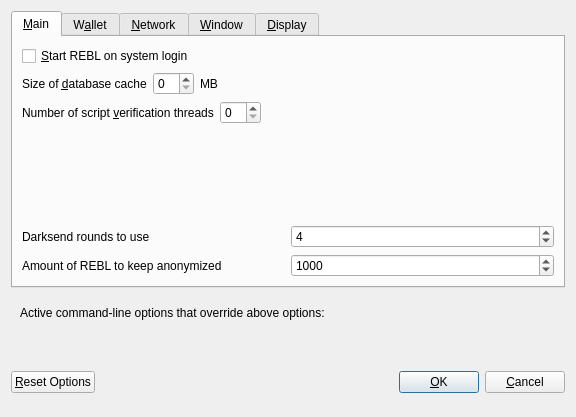
<?xml version="1.0" encoding="UTF-8"?>
<ui version="4.0">
 <class>OptionsDialog</class>
 <widget class="QDialog" name="OptionsDialog">
  <property name="geometry">
   <rect>
    <x>0</x>
    <y>0</y>
    <width>576</width>
    <height>417</height>
   </rect>
  </property>
  <property name="windowTitle">
   <string>Options</string>
  </property>
  <property name="modal">
   <bool>true</bool>
  </property>
  <layout class="QVBoxLayout" name="verticalLayout">
   <item>
    <widget class="QTabWidget" name="tabWidget">
     <property name="currentIndex">
      <number>0</number>
     </property>
     <widget class="QWidget" name="tabMain">
      <attribute name="title">
       <string>&amp;Main</string>
      </attribute>
      <layout class="QVBoxLayout" name="verticalLayout_Main">
       <item>
        <widget class="QCheckBox" name="bitcoinAtStartup">
         <property name="toolTip">
          <string>Automatically start REBL after logging in to the system.</string>
         </property>
         <property name="text">
          <string>&amp;Start REBL on system login</string>
         </property>
        </widget>
       </item>
       <item>
        <layout class="QHBoxLayout" name="horizontalLayout_2_Main">
         <item>
          <widget class="QLabel" name="databaseCacheLabel">
           <property name="text">
            <string>Size of &amp;database cache</string>
           </property>
           <property name="textFormat">
            <enum>Qt::PlainText</enum>
           </property>
           <property name="buddy">
            <cstring>databaseCache</cstring>
           </property>
          </widget>
         </item>
         <item>
          <widget class="QSpinBox" name="databaseCache"/>
         </item>
         <item>
          <widget class="QLabel" name="databaseCacheUnitLabel">
           <property name="text">
            <string>MB</string>
           </property>
           <property name="textFormat">
            <enum>Qt::PlainText</enum>
           </property>
          </widget>
         </item>
         <item>
          <spacer name="horizontalSpacer_2_Main">
           <property name="orientation">
            <enum>Qt::Horizontal</enum>
           </property>
           <property name="sizeHint" stdset="0">
            <size>
             <width>40</width>
             <height>20</height>
            </size>
           </property>
          </spacer>
         </item>
        </layout>
       </item>
       <item>
        <layout class="QHBoxLayout" name="horizontalLayout_3_Main">
         <item>
          <widget class="QLabel" name="threadsScriptVerifLabel">
           <property name="text">
            <string>Number of script &amp;verification threads</string>
           </property>
           <property name="textFormat">
            <enum>Qt::PlainText</enum>
           </property>
           <property name="buddy">
            <cstring>threadsScriptVerif</cstring>
           </property>
          </widget>
         </item>
         <item>
          <widget class="QSpinBox" name="threadsScriptVerif">
           <property name="toolTip">
            <string>(0 = auto, &lt;0 = leave that many cores free)</string>
           </property>
          </widget>
         </item>
         <item>
          <spacer name="horizontalSpacer_3_Main">
           <property name="orientation">
            <enum>Qt::Horizontal</enum>
           </property>
           <property name="sizeHint" stdset="0">
            <size>
             <width>40</width>
             <height>20</height>
            </size>
           </property>
          </spacer>
         </item>
        </layout>
       </item>
       <item>
        <spacer name="verticalSpacer_Main">
         <property name="orientation">
          <enum>Qt::Vertical</enum>
         </property>
         <property name="sizeHint" stdset="0">
          <size>
           <width>20</width>
           <height>40</height>
          </size>
         </property>
        </spacer>
       </item>
       <item>
        <layout class="QHBoxLayout" name="horizontalLayout_4_Main">
         <item>
          <widget class="QLabel" name="label">
           <property name="toolTip">
            <string>This setting determines the amount of individual masternodes that an input will be anonymized through.&lt;br/&gt;More rounds of anonymization gives a higher degree of privacy, but also costs more in fees.</string>
           </property>
           <property name="text">
            <string>Darksend rounds to use</string>
           </property>
          </widget>
         </item>
         <item>
          <widget class="QSpinBox" name="darksendRounds">
           <property name="minimum">
            <number>2</number>
           </property>
           <property name="maximum">
            <number>8</number>
           </property>
           <property name="value">
            <number>4</number>
           </property>
          </widget>
         </item>
        </layout>
       </item>
       <item>
        <layout class="QHBoxLayout" name="horizontalLayout">
         <item>
          <widget class="QLabel" name="label_2">
           <property name="toolTip">
            <string>This amount acts as a threshold to turn off Darksend once it's reached.</string>
           </property>
           <property name="statusTip">
            <string notr="true"/>
           </property>
           <property name="whatsThis">
            <string notr="true"/>
           </property>
           <property name="accessibleName">
            <string notr="true"/>
           </property>
           <property name="accessibleDescription">
            <string notr="true"/>
           </property>
           <property name="text">
            <string>Amount of REBL to keep anonymized</string>
           </property>
          </widget>
         </item>
         <item>
          <widget class="QSpinBox" name="anonymizeRebellious">
           <property name="minimum">
            <number>100</number>
           </property>
           <property name="maximum">
            <number>100000</number>
           </property>
           <property name="singleStep">
            <number>100</number>
           </property>
           <property name="value">
            <number>1000</number>
           </property>
          </widget>
         </item>
        </layout>
       </item>
      </layout>
     </widget>
     <widget class="QWidget" name="tabWallet">
      <attribute name="title">
       <string>W&amp;allet</string>
      </attribute>
      <layout class="QVBoxLayout" name="verticalLayout_Wallet">
       <item>
        <widget class="QGroupBox" name="groupBox">
         <property name="title">
          <string>Expert</string>
         </property>
         <layout class="QVBoxLayout" name="verticalLayout_2">
          <item>
           <widget class="QCheckBox" name="coinControlFeatures">
            <property name="toolTip">
             <string>Whether to show coin control features or not.</string>
            </property>
            <property name="text">
             <string>Enable coin &amp;control features</string>
            </property>
           </widget>
          </item>
          <item>
           <widget class="QCheckBox" name="showMasternodesTab">
            <property name="toolTip">
             <string>Show additional tab listing all your masternodes in first sub-tab&lt;br/&gt;and all masternodes on the network in second sub-tab.</string>
            </property>
            <property name="text">
             <string>Show Masternodes Tab</string>
            </property>
           </widget>
          </item>
          <item>
           <widget class="QCheckBox" name="spendZeroConfChange">
            <property name="toolTip">
             <string>If you disable the spending of unconfirmed change, the change from a transaction&lt;br/&gt;cannot be used until that transaction has at least one confirmation.&lt;br/&gt;This also affects how your balance is computed.</string>
            </property>
            <property name="text">
             <string>&amp;Spend unconfirmed change</string>
            </property>
           </widget>
          </item>
         </layout>
        </widget>
       </item>
       <item>
        <spacer name="verticalSpacer_Wallet">
         <property name="orientation">
          <enum>Qt::Vertical</enum>
         </property>
         <property name="sizeHint" stdset="0">
          <size>
           <width>20</width>
           <height>40</height>
          </size>
         </property>
        </spacer>
       </item>
      </layout>
     </widget>
     <widget class="QWidget" name="tabNetwork">
      <attribute name="title">
       <string>&amp;Network</string>
      </attribute>
      <layout class="QVBoxLayout" name="verticalLayout_Network">
       <item>
        <widget class="QCheckBox" name="mapPortUpnp">
         <property name="toolTip">
          <string>Automatically open the REBL client port on the router. This only works when your router supports UPnP and it is enabled.</string>
         </property>
         <property name="text">
          <string>Map port using &amp;UPnP</string>
         </property>
        </widget>
       </item>
       <item>
        <widget class="QCheckBox" name="allowIncoming">
         <property name="toolTip">
          <string>Accept connections from outside</string>
         </property>
         <property name="text">
          <string>Allow incoming connections</string>
         </property>
        </widget>
       </item>
       <item>
        <widget class="QCheckBox" name="connectSocks">
         <property name="toolTip">
          <string>Connect to the REBL network through a SOCKS5 proxy.</string>
         </property>
         <property name="text">
          <string>&amp;Connect through SOCKS5 proxy (default proxy):</string>
         </property>
        </widget>
       </item>
       <item>
        <layout class="QHBoxLayout" name="horizontalLayout_1_Network">
         <item>
          <widget class="QLabel" name="proxyIpLabel">
           <property name="text">
            <string>Proxy &amp;IP:</string>
           </property>
           <property name="textFormat">
            <enum>Qt::PlainText</enum>
           </property>
           <property name="buddy">
            <cstring>proxyIp</cstring>
           </property>
          </widget>
         </item>
         <item>
          <widget class="QValidatedLineEdit" name="proxyIp">
           <property name="minimumSize">
            <size>
             <width>140</width>
             <height>0</height>
            </size>
           </property>
           <property name="maximumSize">
            <size>
             <width>140</width>
             <height>16777215</height>
            </size>
           </property>
           <property name="toolTip">
            <string>IP address of the proxy (e.g. IPv4: 127.0.0.1 / IPv6: ::1)</string>
           </property>
          </widget>
         </item>
         <item>
          <widget class="QLabel" name="proxyPortLabel">
           <property name="text">
            <string>&amp;Port:</string>
           </property>
           <property name="textFormat">
            <enum>Qt::PlainText</enum>
           </property>
           <property name="buddy">
            <cstring>proxyPort</cstring>
           </property>
          </widget>
         </item>
         <item>
          <widget class="QLineEdit" name="proxyPort">
           <property name="minimumSize">
            <size>
             <width>55</width>
             <height>0</height>
            </size>
           </property>
           <property name="maximumSize">
            <size>
             <width>55</width>
             <height>16777215</height>
            </size>
           </property>
           <property name="toolTip">
            <string>Port of the proxy (e.g. 9050)</string>
           </property>
          </widget>
         </item>
         <item>
          <spacer name="horizontalSpacer_1_Network">
           <property name="orientation">
            <enum>Qt::Horizontal</enum>
           </property>
           <property name="sizeHint" stdset="0">
            <size>
             <width>40</width>
             <height>20</height>
            </size>
           </property>
          </spacer>
         </item>
        </layout>
       </item>
       <item>
        <spacer name="verticalSpacer_Network">
         <property name="orientation">
          <enum>Qt::Vertical</enum>
         </property>
         <property name="sizeHint" stdset="0">
          <size>
           <width>20</width>
           <height>40</height>
          </size>
         </property>
        </spacer>
       </item>
      </layout>
     </widget>
     <widget class="QWidget" name="tabWindow">
      <attribute name="title">
       <string>&amp;Window</string>
      </attribute>
      <layout class="QVBoxLayout" name="verticalLayout_Window">
       <item>
        <widget class="QCheckBox" name="minimizeToTray">
         <property name="toolTip">
          <string>Show only a tray icon after minimizing the window.</string>
         </property>
         <property name="text">
          <string>&amp;Minimize to the tray instead of the taskbar</string>
         </property>
        </widget>
       </item>
       <item>
        <widget class="QCheckBox" name="minimizeOnClose">
         <property name="toolTip">
          <string>Minimize instead of exit the application when the window is closed. When this option is enabled, the application will be closed only after selecting Quit in the menu.</string>
         </property>
         <property name="text">
          <string>M&amp;inimize on close</string>
         </property>
        </widget>
       </item>
       <item>
        <spacer name="verticalSpacer_Window">
         <property name="orientation">
          <enum>Qt::Vertical</enum>
         </property>
         <property name="sizeHint" stdset="0">
          <size>
           <width>20</width>
           <height>40</height>
          </size>
         </property>
        </spacer>
       </item>
      </layout>
     </widget>
     <widget class="QWidget" name="tabDisplay">
      <attribute name="title">
       <string>&amp;Display</string>
      </attribute>
      <layout class="QVBoxLayout" name="verticalLayout_Display">
       <item>
        <layout class="QHBoxLayout" name="horizontalLayout_1_Display">
         <item>
          <widget class="QLabel" name="langLabel">
           <property name="text">
            <string>User Interface &amp;language:</string>
           </property>
           <property name="textFormat">
            <enum>Qt::PlainText</enum>
           </property>
           <property name="buddy">
            <cstring>lang</cstring>
           </property>
          </widget>
         </item>
         <item>
          <widget class="QValueComboBox" name="lang">
           <property name="toolTip">
            <string>The user interface language can be set here. This setting will take effect after restarting REBL.</string>
           </property>
          </widget>
         </item>
        </layout>
       </item>
       <item>
        <widget class="QLabel" name="label_3">
         <property name="toolTip">
          <string notr="true"/>
         </property>
         <property name="statusTip">
          <string notr="true"/>
         </property>
         <property name="whatsThis">
          <string notr="true"/>
         </property>
         <property name="accessibleName">
          <string notr="true"/>
         </property>
         <property name="text">
          <string>Language missing or translation incomplete? Help contributing translations here:
https://www.transifex.com/rebellious-project/rebellious-project-translations</string>
         </property>
         <property name="wordWrap">
          <bool>true</bool>
         </property>
         <property name="openExternalLinks">
          <bool>true</bool>
         </property>
         <property name="textInteractionFlags">
          <set>Qt::TextBrowserInteraction</set>
         </property>
        </widget>
       </item>
       <item>
        <layout class="QHBoxLayout" name="horizontalLayout_4_Display" stretch="0,0">
         <item>
          <widget class="QLabel" name="themeLabel">
           <property name="text">
            <string>User Interface Theme:</string>
           </property>
          </widget>
         </item>
         <item>
          <widget class="QValueComboBox" name="theme"/>
         </item>
        </layout>
       </item>
       <item>
        <widget class="Line" name="line">
         <property name="orientation">
          <enum>Qt::Horizontal</enum>
         </property>
        </widget>
       </item>
       <item>
        <layout class="QHBoxLayout" name="horizontalLayout_2_Display">
         <item>
          <widget class="QLabel" name="unitLabel">
           <property name="text">
            <string>&amp;Unit to show amounts in:</string>
           </property>
           <property name="textFormat">
            <enum>Qt::PlainText</enum>
           </property>
           <property name="buddy">
            <cstring>unit</cstring>
           </property>
          </widget>
         </item>
         <item>
          <widget class="QValueComboBox" name="unit">
           <property name="toolTip">
            <string>Choose the default subdivision unit to show in the interface and when sending coins.</string>
           </property>
          </widget>
         </item>
        </layout>
       </item>
       <item>
        <layout class="QHBoxLayout" name="horizontalLayout_5_Display">
         <item>
          <widget class="QLabel" name="digitsLabel">
           <property name="text">
            <string>Decimal digits</string>
           </property>
          </widget>
         </item>
         <item>
          <widget class="QValueComboBox" name="digits"/>
         </item>
        </layout>
       </item>
       <item>
        <layout class="QHBoxLayout" name="horizontalLayout_3_Display">
         <item>
          <widget class="QLabel" name="thirdPartyTxUrlsLabel">
           <property name="toolTip">
            <string>Third party URLs (e.g. a block explorer) that appear in the transactions tab as context menu items. %s in the URL is replaced by transaction hash. Multiple URLs are separated by vertical bar |.</string>
           </property>
           <property name="text">
            <string>Third party transaction URLs</string>
           </property>
           <property name="buddy">
            <cstring>thirdPartyTxUrls</cstring>
           </property>
          </widget>
         </item>
         <item>
          <widget class="QLineEdit" name="thirdPartyTxUrls">
           <property name="toolTip">
            <string>Third party URLs (e.g. a block explorer) that appear in the transactions tab as context menu items. %s in the URL is replaced by transaction hash. Multiple URLs are separated by vertical bar |.</string>
           </property>
          </widget>
         </item>
        </layout>
       </item>
       <item>
        <spacer name="verticalSpacer">
         <property name="orientation">
          <enum>Qt::Vertical</enum>
         </property>
         <property name="sizeHint" stdset="0">
          <size>
           <width>20</width>
           <height>40</height>
          </size>
         </property>
        </spacer>
       </item>
      </layout>
     </widget>
    </widget>
   </item>
   <item>
    <widget class="QFrame" name="frame">
     <layout class="QVBoxLayout" name="verticalLayout_Bottom">
      <item>
       <layout class="QHBoxLayout" name="horizontalLayout_Bottom">
        <item>
         <widget class="QLabel" name="overriddenByCommandLineInfoLabel">
          <property name="text">
           <string>Active command-line options that override above options:</string>
          </property>
          <property name="textFormat">
           <enum>Qt::PlainText</enum>
          </property>
         </widget>
        </item>
        <item>
         <spacer name="horizontalSpacer_Bottom">
          <property name="orientation">
           <enum>Qt::Horizontal</enum>
          </property>
          <property name="sizeHint" stdset="0">
           <size>
            <width>40</width>
            <height>20</height>
           </size>
          </property>
         </spacer>
        </item>
       </layout>
      </item>
      <item>
       <widget class="QLabel" name="overriddenByCommandLineLabel">
        <property name="text">
         <string/>
        </property>
        <property name="textFormat">
         <enum>Qt::PlainText</enum>
        </property>
        <property name="wordWrap">
         <bool>true</bool>
        </property>
       </widget>
      </item>
     </layout>
    </widget>
   </item>
   <item>
    <layout class="QHBoxLayout" name="horizontalLayout_Buttons">
     <item>
      <widget class="QPushButton" name="resetButton">
       <property name="toolTip">
        <string>Reset all client options to default.</string>
       </property>
       <property name="text">
        <string>&amp;Reset Options</string>
       </property>
       <property name="autoDefault">
        <bool>false</bool>
       </property>
      </widget>
     </item>
     <item>
      <spacer name="horizontalSpacer_1">
       <property name="orientation">
        <enum>Qt::Horizontal</enum>
       </property>
       <property name="sizeHint" stdset="0">
        <size>
         <width>40</width>
         <height>48</height>
        </size>
       </property>
      </spacer>
     </item>
     <item>
      <widget class="QLabel" name="statusLabel">
       <property name="minimumSize">
        <size>
         <width>200</width>
         <height>0</height>
        </size>
       </property>
       <property name="font">
        <font>
         <weight>75</weight>
         <bold>true</bold>
        </font>
       </property>
       <property name="text">
        <string/>
       </property>
       <property name="textFormat">
        <enum>Qt::PlainText</enum>
       </property>
       <property name="wordWrap">
        <bool>true</bool>
       </property>
      </widget>
     </item>
     <item>
      <spacer name="horizontalSpacer_2">
       <property name="orientation">
        <enum>Qt::Horizontal</enum>
       </property>
       <property name="sizeHint" stdset="0">
        <size>
         <width>40</width>
         <height>48</height>
        </size>
       </property>
      </spacer>
     </item>
     <item>
      <widget class="QPushButton" name="okButton">
       <property name="text">
        <string>&amp;OK</string>
       </property>
       <property name="autoDefault">
        <bool>false</bool>
       </property>
       <property name="default">
        <bool>true</bool>
       </property>
      </widget>
     </item>
     <item>
      <widget class="QPushButton" name="cancelButton">
       <property name="text">
        <string>&amp;Cancel</string>
       </property>
       <property name="autoDefault">
        <bool>false</bool>
       </property>
      </widget>
     </item>
    </layout>
   </item>
  </layout>
 </widget>
 <customwidgets>
  <customwidget>
   <class>QValidatedLineEdit</class>
   <extends>QLineEdit</extends>
   <header>qvalidatedlineedit.h</header>
  </customwidget>
  <customwidget>
   <class>QValueComboBox</class>
   <extends>QComboBox</extends>
   <header>qvaluecombobox.h</header>
  </customwidget>
 </customwidgets>
 <resources/>
 <connections/>
</ui>
